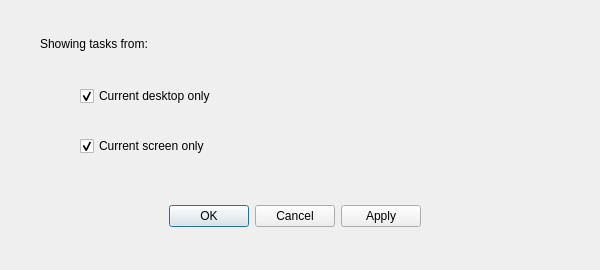
<?xml version="1.0" encoding="UTF-8"?>
<ui version="4.0">
 <class>TaskManagerSettingsDialog</class>
 <widget class="QDialog" name="TaskManagerSettingsDialog">
  <property name="geometry">
   <rect>
    <x>0</x>
    <y>0</y>
    <width>600</width>
    <height>270</height>
   </rect>
  </property>
  <property name="windowTitle">
   <string>Task Manager Settings</string>
  </property>
  <widget class="QDialogButtonBox" name="buttonBox">
   <property name="geometry">
    <rect>
     <x>30</x>
     <y>200</y>
     <width>530</width>
     <height>32</height>
    </rect>
   </property>
   <property name="orientation">
    <enum>Qt::Horizontal</enum>
   </property>
   <property name="standardButtons">
    <set>QDialogButtonBox::Apply|QDialogButtonBox::Cancel|QDialogButtonBox::Ok</set>
   </property>
   <property name="centerButtons">
    <bool>true</bool>
   </property>
  </widget>
  <widget class="QLabel" name="showLabel">
   <property name="geometry">
    <rect>
     <x>40</x>
     <y>30</y>
     <width>351</width>
     <height>28</height>
    </rect>
   </property>
   <property name="text">
    <string>Showing tasks from:</string>
   </property>
  </widget>
  <widget class="QCheckBox" name="showCurrentDesktopOnly">
   <property name="geometry">
    <rect>
     <x>80</x>
     <y>80</y>
     <width>401</width>
     <height>32</height>
    </rect>
   </property>
   <property name="text">
    <string>Current desktop only</string>
   </property>
   <property name="checked">
    <bool>true</bool>
   </property>
  </widget>
  <widget class="QCheckBox" name="showCurrentScreenOnly">
   <property name="geometry">
    <rect>
     <x>80</x>
     <y>130</y>
     <width>421</width>
     <height>32</height>
    </rect>
   </property>
   <property name="text">
    <string>Current screen only</string>
   </property>
   <property name="checked">
    <bool>true</bool>
   </property>
  </widget>
 </widget>
 <resources/>
 <connections>
  <connection>
   <sender>buttonBox</sender>
   <signal>accepted()</signal>
   <receiver>TaskManagerSettingsDialog</receiver>
   <slot>accept()</slot>
   <hints>
    <hint type="sourcelabel">
     <x>248</x>
     <y>254</y>
    </hint>
    <hint type="destinationlabel">
     <x>157</x>
     <y>274</y>
    </hint>
   </hints>
  </connection>
  <connection>
   <sender>buttonBox</sender>
   <signal>rejected()</signal>
   <receiver>TaskManagerSettingsDialog</receiver>
   <slot>reject()</slot>
   <hints>
    <hint type="sourcelabel">
     <x>316</x>
     <y>260</y>
    </hint>
    <hint type="destinationlabel">
     <x>286</x>
     <y>274</y>
    </hint>
   </hints>
  </connection>
 </connections>
</ui>
